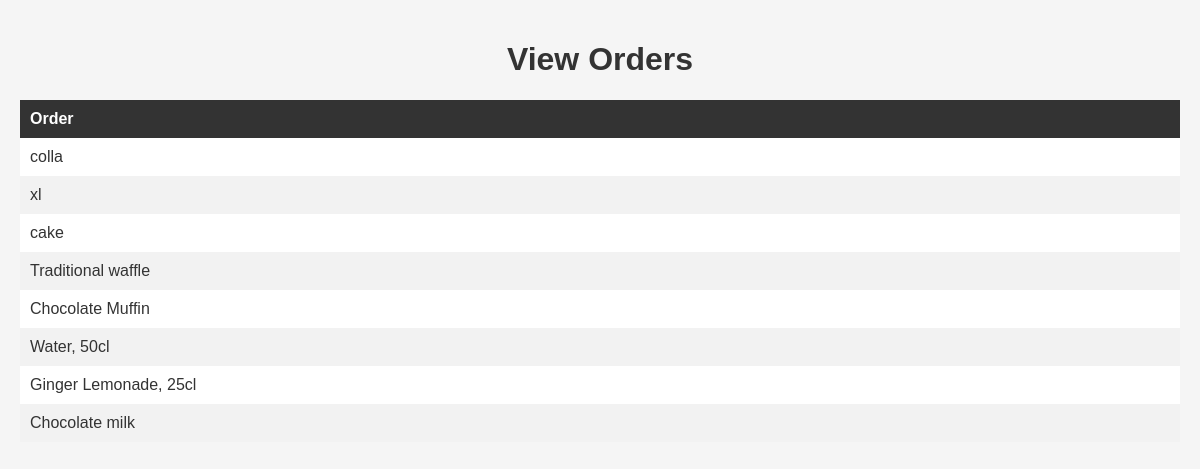
/vieworders, run on an earlier commit of the app's database.
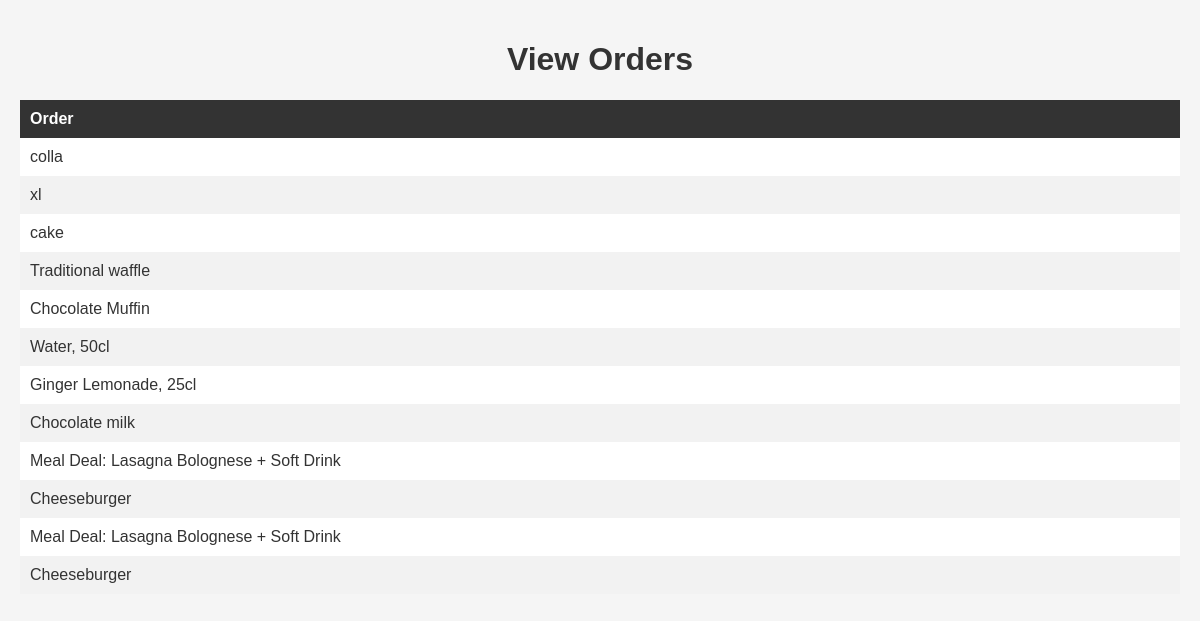
And on a later commit of the database.
### Boards/models.py (models this page shows)
class Order(models.Model):
    name = models.CharField(max_length=1000)

### Boards/views.py (the view)
# urls.py: path('vieworders', views.vieworders, name='vieworders'),
def vieworders(request):
    context = {}
    if request.method == 'GET':
        result = models.Order.objects.all()
        context = {"result": result}
    return render(request, 'vieworders.html', context=context)

### Templates/vieworders.html (shortened to what this page needs)
<!DOCTYPE html>
<html>
<head>
</head>
<body>
  <h1>View Orders</h1>
  <table>
    <thead>
      <tr>
        <th>Order</th>
      </tr>
    </thead>
    <tbody>
        {% block content %}
        {% for x in result %}
            <tr>
                <td>{{x.name}}</td>
            </tr>
        {% endfor %}
        {% endblock content %}

### Templates/vieworders.html (style rules this page uses)
body { font-family: Arial, sans-serif; background-color: #f5f5f5; margin: 0; padding: 20px; }
h1 { text-align: center; color: #333333; }
table { width: 100%; border-collapse: collapse; margin-top: 20px; }
th { background-color: #333333; color: #ffffff; padding: 10px; text-align: left; }
td { background-color: #ffffff; color: #333333; padding: 10px; }
tr:nth-child(even) td { background-color: #f2f2f2; }

What changed in the data, as far as the page shows it:
added Order: name "Meal Deal: Lasagna Bolognese + Soft Drink"
added Order: name "Cheeseburger"
added Order: name "Meal Deal: Lasagna Bolognese + Soft Drink"
added Order: name "Cheeseburger"
